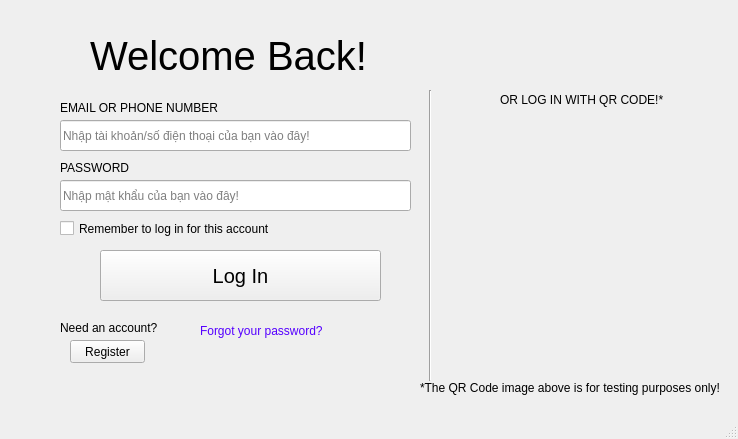
<?xml version="1.0" encoding="UTF-8"?>
<ui version="4.0">
 <class>MainWindow</class>
 <widget class="QMainWindow" name="MainWindow">
  <property name="geometry">
   <rect>
    <x>0</x>
    <y>0</y>
    <width>738</width>
    <height>439</height>
   </rect>
  </property>
  <property name="cursor">
   <cursorShape>ArrowCursor</cursorShape>
  </property>
  <property name="windowTitle">
   <string>Hello!</string>
  </property>
  <property name="toolTipDuration">
   <number>0</number>
  </property>
  <widget class="QWidget" name="centralwidget">
   <widget class="QLabel" name="label">
    <property name="geometry">
     <rect>
      <x>90</x>
      <y>30</y>
      <width>291</width>
      <height>51</height>
     </rect>
    </property>
    <property name="font">
     <font>
      <pointsize>30</pointsize>
     </font>
    </property>
    <property name="text">
     <string>Welcome Back!</string>
    </property>
   </widget>
   <widget class="QLabel" name="label_2">
    <property name="geometry">
     <rect>
      <x>60</x>
      <y>100</y>
      <width>171</width>
      <height>16</height>
     </rect>
    </property>
    <property name="text">
     <string>EMAIL OR PHONE NUMBER</string>
    </property>
   </widget>
   <widget class="QLineEdit" name="le_email">
    <property name="geometry">
     <rect>
      <x>60</x>
      <y>120</y>
      <width>351</width>
      <height>31</height>
     </rect>
    </property>
    <property name="text">
     <string/>
    </property>
    <property name="placeholderText">
     <string>Nhập tài khoản/số điện thoại của bạn vào đây!</string>
    </property>
   </widget>
   <widget class="QLabel" name="label_3">
    <property name="geometry">
     <rect>
      <x>60</x>
      <y>160</y>
      <width>141</width>
      <height>16</height>
     </rect>
    </property>
    <property name="text">
     <string>PASSWORD</string>
    </property>
   </widget>
   <widget class="QLineEdit" name="le_password">
    <property name="geometry">
     <rect>
      <x>60</x>
      <y>180</y>
      <width>351</width>
      <height>31</height>
     </rect>
    </property>
    <property name="cursor">
     <cursorShape>IBeamCursor</cursorShape>
    </property>
    <property name="echoMode">
     <enum>QLineEdit::Password</enum>
    </property>
    <property name="placeholderText">
     <string>Nhập mật khẩu của bạn vào đây!</string>
    </property>
   </widget>
   <widget class="QCheckBox" name="checkBox">
    <property name="geometry">
     <rect>
      <x>60</x>
      <y>220</y>
      <width>231</width>
      <height>17</height>
     </rect>
    </property>
    <property name="text">
     <string>Remember to log in for this account</string>
    </property>
   </widget>
   <widget class="QPushButton" name="bt_login">
    <property name="geometry">
     <rect>
      <x>100</x>
      <y>250</y>
      <width>281</width>
      <height>51</height>
     </rect>
    </property>
    <property name="font">
     <font>
      <pointsize>15</pointsize>
     </font>
    </property>
    <property name="cursor">
     <cursorShape>ArrowCursor</cursorShape>
    </property>
    <property name="text">
     <string>Log In</string>
    </property>
   </widget>
   <widget class="QLabel" name="label_4">
    <property name="geometry">
     <rect>
      <x>60</x>
      <y>320</y>
      <width>101</width>
      <height>16</height>
     </rect>
    </property>
    <property name="font">
     <font>
      <pointsize>9</pointsize>
     </font>
    </property>
    <property name="text">
     <string>Need an account?</string>
    </property>
   </widget>
   <widget class="QLabel" name="label_6">
    <property name="geometry">
     <rect>
      <x>200</x>
      <y>320</y>
      <width>141</width>
      <height>21</height>
     </rect>
    </property>
    <property name="font">
     <font>
      <pointsize>9</pointsize>
     </font>
    </property>
    <property name="cursor">
     <cursorShape>PointingHandCursor</cursorShape>
    </property>
    <property name="styleSheet">
     <string notr="true">color: rgb(85, 0, 255);</string>
    </property>
    <property name="text">
     <string>Forgot your password?</string>
    </property>
   </widget>
   <widget class="QLabel" name="label_7">
    <property name="geometry">
     <rect>
      <x>500</x>
      <y>90</y>
      <width>191</width>
      <height>20</height>
     </rect>
    </property>
    <property name="font">
     <font>
      <pointsize>9</pointsize>
     </font>
    </property>
    <property name="text">
     <string>OR LOG IN WITH QR CODE!*</string>
    </property>
   </widget>
   <widget class="Line" name="line">
    <property name="geometry">
     <rect>
      <x>420</x>
      <y>90</y>
      <width>20</width>
      <height>291</height>
     </rect>
    </property>
    <property name="orientation">
     <enum>Qt::Vertical</enum>
    </property>
   </widget>
   <widget class="QLabel" name="label_8">
    <property name="geometry">
     <rect>
      <x>480</x>
      <y>120</y>
      <width>201</width>
      <height>231</height>
     </rect>
    </property>
    <property name="text">
     <string/>
    </property>
    <property name="pixmap">
     <pixmap>C:/Users/duyng/OneDrive/Máy tính/in-cargo-qr-code-2-2021.jpg</pixmap>
    </property>
    <property name="scaledContents">
     <bool>true</bool>
    </property>
   </widget>
   <widget class="QLabel" name="label_9">
    <property name="geometry">
     <rect>
      <x>420</x>
      <y>380</y>
      <width>351</width>
      <height>16</height>
     </rect>
    </property>
    <property name="font">
     <font>
      <pointsize>9</pointsize>
     </font>
    </property>
    <property name="text">
     <string>*The QR Code image above is for testing purposes only!</string>
    </property>
   </widget>
   <widget class="QPushButton" name="bt_register">
    <property name="geometry">
     <rect>
      <x>70</x>
      <y>340</y>
      <width>75</width>
      <height>23</height>
     </rect>
    </property>
    <property name="text">
     <string>Register</string>
    </property>
   </widget>
  </widget>
  <widget class="QStatusBar" name="statusbar"/>
  <widget class="QMenuBar" name="menuBar">
   <property name="geometry">
    <rect>
     <x>0</x>
     <y>0</y>
     <width>738</width>
     <height>21</height>
    </rect>
   </property>
  </widget>
 </widget>
 <resources/>
 <connections/>
</ui>
